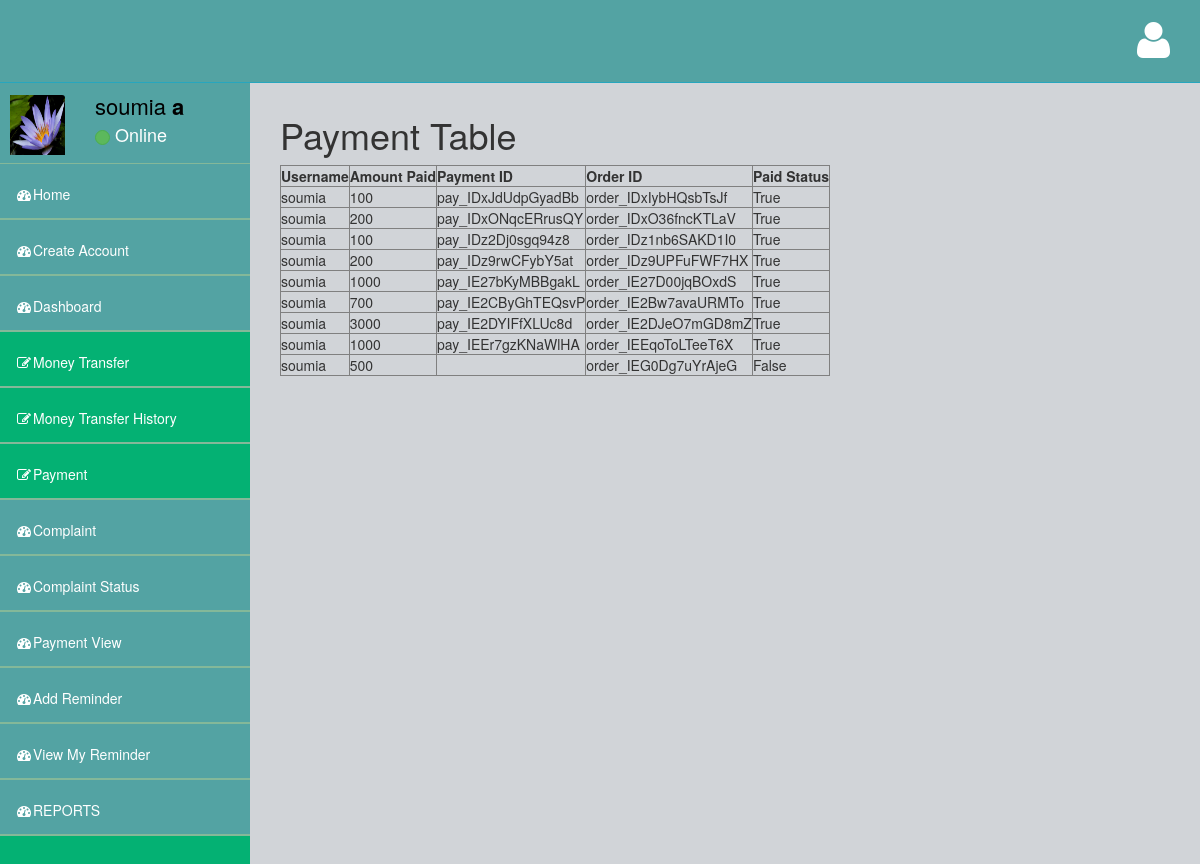
/paymentview (signed in), run on the app's committed database.
### user/models.py (models this page shows, shortened)
class Register(models.Model):
    user=models.OneToOneField(User,on_delete=models.CASCADE)
    image=models.ImageField(upload_to='profile',default='user.jpg')
    account_number=models.IntegerField(blank=True,null=True)
    customer='customer'
    manager='manager'
    user_types=[(customer,'customer'),(manager,'manager')]
    user_type=models.CharField( max_length=50,choices=user_types,default=customer)
    upi=models.IntegerField()
    date=models.DateTimeField(default=timezone.now)

### payment/models.py (models this page shows, shortened)
class Payment(models.Model):
    user=models.ForeignKey(User,on_delete=models.CASCADE,blank=True,null=True)
    name=models.CharField(max_length=20)
    amount = models.CharField(max_length=100)
    payment_id=models.CharField(max_length=200,blank=True)
    order_id=models.CharField(max_length=20,blank=True)
    is_paid=models.BooleanField(default=False)

### user/views.py (the view)
# urls.py: path('paymentview',views.paymentview,name='paymentview'),
def paymentview(request):
    payment=Payment.objects.filter(user=request.user)
    return render(request,'paymentview.html',{'payment':payment})

### user/templates/paymentview.html (shortened to what this page needs)
{% extends 'account_dashboard.html' %}
{% block content %}
<div id="page-wrapper">
    <br>
    <br>
<h1>Payment Table</h1>
<table border="1" >
    <tr>
    <th>Username</th>
    <th>Amount Paid</th>
    <th>Payment ID</th>
    <th>Order ID</th>
    <th>Paid Status</th>
    </tr>
{% for c in payment %}
<tr>
    <td>{{c.user}}</td>
    <td>{{c.amount}}</td>
    <td>{{c.payment_id}}</td>
    <td>{{c.order_id}}</td>
    <td>{{c.is_paid}}</td>
</tr>
{% endfor %}
</table>
</div>
{% endblock %}

### templates/account_dashboard.html (shortened to what this page needs)
<!DOCTYPE html>
<html>
<head>
    <link href="/static/assets/plugins/bootstrap/bootstrap.css" rel="stylesheet" />
    <link href="/static/assets/font-awesome/css/font-awesome.css" rel="stylesheet" />
    <link href="/static/assets/plugins/pace/pace-theme-big-counter.css" rel="stylesheet" />
    <link href="/static/assets/css/style.css" rel="stylesheet" />
    <link href="/static/assets/css/main-style.css" rel="stylesheet" />
    <link href="/static/ssets/plugins/morris/morris-0.4.3.min.css" rel="stylesheet" />
   </head>
<body>
    <div id="wrapper">
        <nav class="navbar navbar-default navbar-fixed-top" role="navigation" id="navbar">
            <div class="navbar-header">
                <a class="navbar-brand" href="{% url 'index' %}">
                </a>
            </div>
            <ul class="nav navbar-top-links navbar-right">
                <li class="dropdown">
                    <a class="dropdown-toggle" data-toggle="dropdown" href="#">
                    </a>
                </li>
                <li class="dropdown">
                    <a class="dropdown-toggle" data-toggle="dropdown" href="#">
                    </a>
                </li>
                <li class="dropdown">
                    <a class="dropdown-toggle" data-toggle="dropdown" href="#">
                        <i class="fa fa-user fa-3x"></i>
                    </a>
                </li>
            </ul>
        </nav>
{% include 'sidebar1.html' %}
        {% block content %}{% endblock %}
</body>
</html>

### templates/sidebar1.html (shortened to what this page needs)
<html>
<body>
    <link href="/static/assets/plugins/bootstrap/bootstrap.css" rel="stylesheet" />
    <link href="/static/assets/font-awesome/css/font-awesome.css" rel="stylesheet" />
    <link href="/static/assets/plugins/pace/pace-theme-big-counter.css" rel="stylesheet" />
    <link href="/static/assets/css/style.css" rel="stylesheet" />
    <link href="/static/assets/css/main-style.css" rel="stylesheet" />
    <link href="/static/ssets/plugins/morris/morris-0.4.3.min.css" rel="stylesheet" />
      <nav class="navbar-default navbar-static-side" role="navigation">
            <div class="sidebar-collapse">
                <ul class="nav" id="side-menu">
                    <li>
                        <div class="user-section">
                            <div class="user-section-inner">
                                <img src="{{user.register.image.url}}" alt="">
                            </div>
                            <div class="user-info">
                                <div>{{user.first_name}} <strong>{{user.last_name}}</strong></div>
                                <div class="user-text-online">
                                    <span class="user-circle-online btn btn-success btn-circle "></span>&nbsp;Online
                                </div>
                            </div>
                        </div>
                    </li>
                    <li class="selected">
                        <a href="{% url 'index' %}"><i class="fa fa-dashboard fa-fw"></i>Home</a>
                    </li>
                    <li class="selected">
                        <a href="{% url 'create_account' %}"><i class="fa fa-dashboard fa-fw"></i>Create Account</a>
                    </li>
                    <li class="selected">
                        <a href="{% url 'account_dashboard' %}"><i class="fa fa-dashboard fa-fw"></i>Dashboard</a>
                    </li>
                    <li>
                        <a href="{% url 'view_my_accounts' %}"><i class="fa fa-edit fa-fw"></i>Money Transfer</a>
                    </li>
                    <li>
                        <a href="{% url 'history' %}"><i class="fa fa-edit fa-fw"></i>Money Transfer History</a>
                    </li>
                    <li>
                        <a href="{% url 'payment:payment' %}"><i class="fa fa-edit fa-fw"></i>Payment</a>
                    </li>
                    {% if user.register.user_type == 'customer' %}
                    <li class="selected">
                        <a href="{% url 'chat' %}"><i class="fa fa-dashboard fa-fw"></i>Complaint</a>
                    </li>
                    <li class="selected">
                        <a href="{% url 'mychat' %}"><i class="fa fa-dashboard fa-fw"></i>Complaint Status</a>
                    </li>
                    <li class="selected">
                        <a href="{% url 'paymentview' %}"><i class="fa fa-dashboard fa-fw"></i>Payment View</a>
                    </li>
                    <li class="selected">
                        <a href="{% url 'add_reminder' %}"><i class="fa fa-dashboard fa-fw"></i>Add Reminder</a>
                    </li>
                    <li class="selected">
                        <a href="{% url 'view_reminder' %}"><i class="fa fa-dashboard fa-fw"></i>View My Reminder</a>
                    </li>
                {% endif %}
                <li class="selected">
                    <a href="{% url 'reports' %}"><i class="fa fa-dashboard fa-fw"></i>REPORTS</a>
                </li>
            </div>
        </nav>
        </body>
        </html>

### static/assets/css/style.css (style rules this page uses)
body { background-color: #f8f8f8; }
#wrapper { width: 100%; margin-top: 55px!important; background-color:#04B173; }
#page-wrapper { padding: 0 15px; min-height: 568px; background-color:rgb(209, 212, 216); }
.navbar-static-side ul li { border-bottom:1px solid #84B899 !important; }
.navbar-top-links li { display: inline-block; }
.navbar-top-links li:last-child { margin-right: 15px; }
.navbar-top-links li a { padding: 20px; min-height: 50px; }
@media (min-width:768px) { .navbar-static-side { z-index: 1; position: absolute; width: 250px; } }
.btn-circle { width: 30px; height: 30px; padding: 6px 0; border-radius: 15px; text-align: center; font-size: 12px; line-height: 1.428571429; }

### static/assets/css/main-style.css (style rules this page uses)
.user-section-inner { height: 65px; width: 65px; -moz-border-radius: 3px; -webkit-border-radius: 3px; border-radius: 3px; overflow: hidden; display: inline-block; float: left; margin-right: 15px; margin-top: 20px; }
.user-section-inner img { margin-left:10px; width:55px; height:60px; }
.user-info { display: block; color:#000!important; display: inline-block; padding: 15px; margin-bottom: 0px }
.user-text-online { font-size:18px; color:#fff }
.user-circle-online { width: 15px!important; height: 15px!important; }
.navbar-top-links > li > a { color: #FFFFFF; }
.nav > li > a { padding: 20px 15px; }
#side-menu { background-color:#04B173; }
#side-menu a { color:#fff; border-bottom: 1px solid #84B899 !important; height: 55px; }
.selected { background-color:rgb(83, 163, 163); }
#navbar { background-color:rgb(83, 163, 163); }
.navbar-brand { padding-left:20px; }
.navbar-default { border-color: #27A6BE; }
@media (min-width:768px) { #page-wrapper { position: inherit; margin: 0 0 0 250px; padding: 0 30px; min-height: 1000px; } }

### data on the page
Payment: user "soumia", amount "100", payment_id "pay_IDxJdUdpGyadBb", order_id "order_IDxIybHQsbTsJf", is_paid "True"
Payment: user "soumia", amount "200", payment_id "pay_IDxONqcERrusQY", order_id "order_IDxO36fncKTLaV", is_paid "True"
Payment: user "soumia", amount "100", payment_id "pay_IDz2Dj0sgq94z8", order_id "order_IDz1nb6SAKD1I0", is_paid "True"
Payment: user "soumia", amount "200", payment_id "pay_IDz9rwCFybY5at", order_id "order_IDz9UPFuFWF7HX", is_paid "True"
Payment: user "soumia", amount "1000", payment_id "pay_IE27bKyMBBgakL", order_id "order_IE27D00jqBOxdS", is_paid "True"
Payment: user "soumia", amount "700", payment_id "pay_IE2CByGhTEQsvP", order_id "order_IE2Bw7avaURMTo", is_paid "True"
Payment: user "soumia", amount "3000", payment_id "pay_IE2DYIFfXLUc8d", order_id "order_IE2DJeO7mGD8mZ", is_paid "True"
Payment: user "soumia", amount "1000", payment_id "pay_IEEr7gzKNaWlHA", order_id "order_IEEqoToLTeeT6X", is_paid "True"
Payment: user "soumia", amount "500", order_id "order_IEG0Dg7uYrAjeG", is_paid "False"

### other printed values
{{ user.first_name }} "soumia"
{{ user.last_name }} "a"
